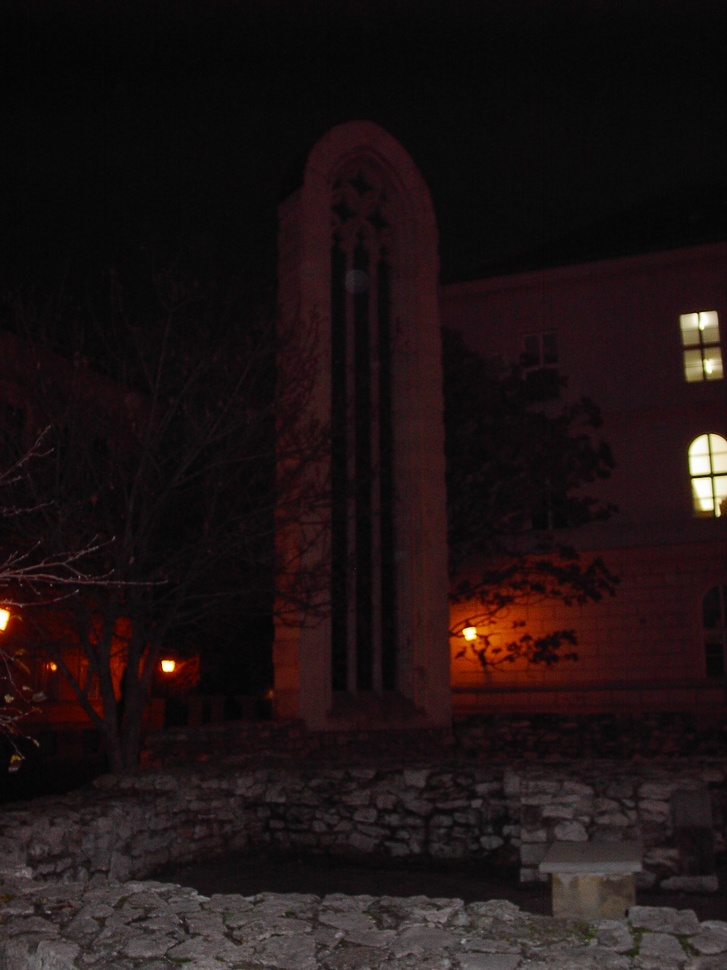
%> input picture IP_Examples/exercises/darkimage.JPG, 727 x 970 px, shrunk from 1536 x 2048 before the run
$ octave image_intensity.m   (GNU Octave 9; MATLAB toolbox functions it lacks are replaced by stand-ins)
%> lines starting %> are read from the running program, lines starting %| are printed output that depends on the picture
%% Load and convert image
jpg = imread('darkimage.jpg');
%> jpg is the input picture: size 970x727x3 uint8; mean R, G, B 29.8, 19.6, 20
I = rgb2gray(jpg);
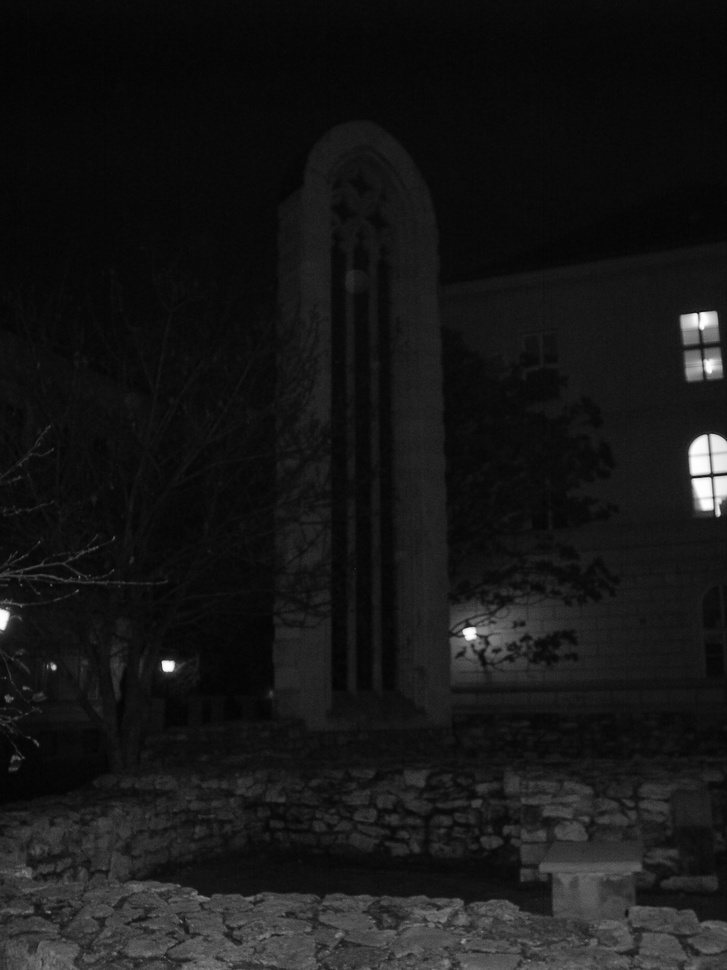
%> I: size 970x727 uint8; min 2, max 255, mean 22.7
imshow(I)
%% Compute mean and std
mu = mean2(I)
%> mu = 22.73
sigma = std2(I)
%> sigma = 21.52
low_in = (mu-sigma)/255;
%> low_in = 0.00478
if low_in < 0, low_in = 0; end
high_in = (mu+sigma)/255;
%> high_in = 0.174
if high_in > 1, high_in = 1; end
%% Adjust image
J = imadjust(I,...
    [low_in high_in],[0 1]);
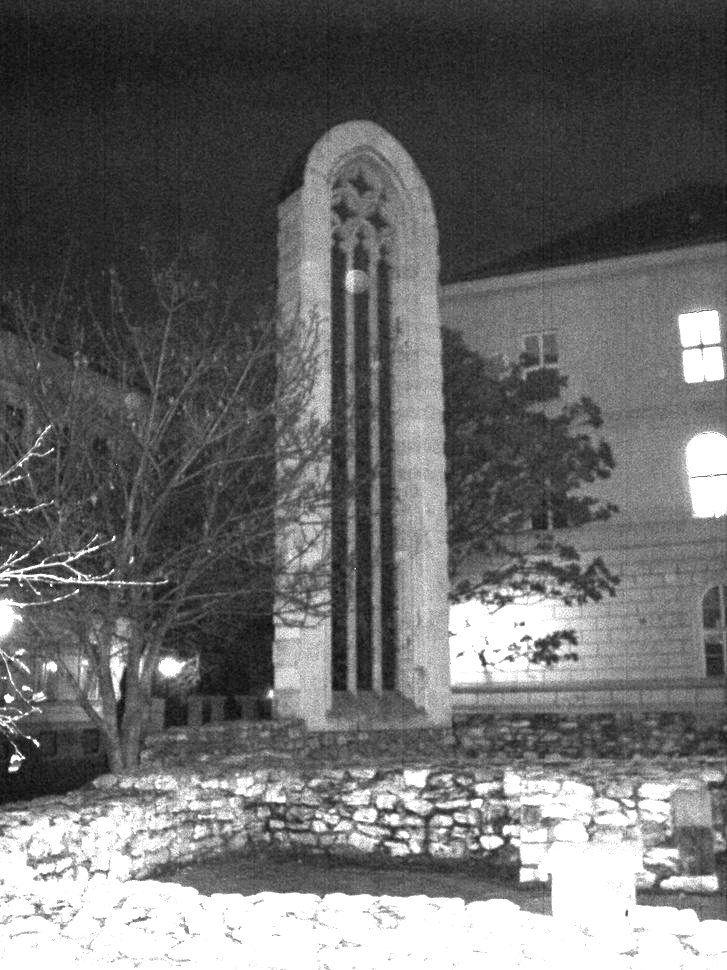
%> J: size 970x727 uint8; min 5, max 255, mean 107
figure, imshow(J)
